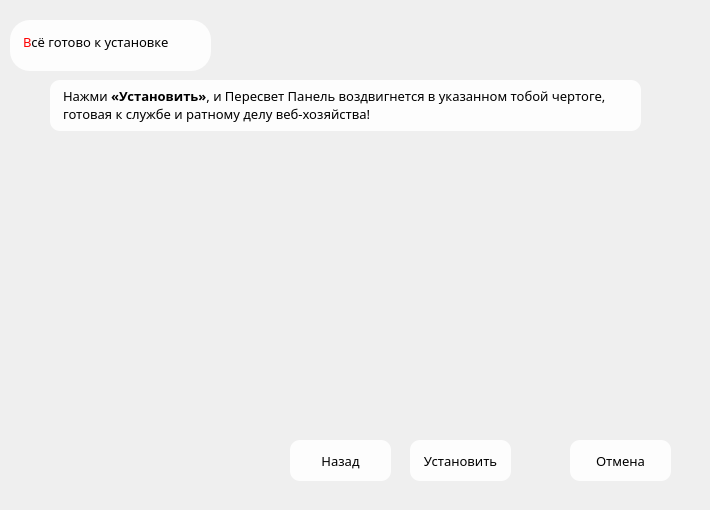
   <widget class="QWidget" name="page_6">
    <widget class="QLabel" name="main_text_11">
     <property name="geometry">
      <rect>
       <x>10</x>
       <y>20</y>
       <width>201</width>
       <height>51</height>
      </rect>
     </property>
     <property name="font">
      <font>
       <family>Monomakh Unicode</family>
       <pointsize>10</pointsize>
       <strikeout>false</strikeout>
      </font>
     </property>
     <property name="styleSheet">
      <string notr="true">QLabel {
        background-color: rgba(255, 255, 255, 230);
        color: black;
        padding: 10px;
        border-radius: 20px;
    }</string>
     </property>
     <property name="text">
      <string>&lt;html&gt;&lt;head/&gt;&lt;body&gt;&lt;p&gt;&lt;span style=&quot; color:#ff0000;&quot;&gt;В&lt;/span&gt;&lt;span style=&quot; color:#000000;&quot;&gt;сё готово к установке&lt;/span&gt;&lt;/p&gt;&lt;/body&gt;&lt;/html&gt;</string>
     </property>
     <property name="alignment">
      <set>Qt::AlignLeading|Qt::AlignLeft|Qt::AlignTop</set>
     </property>
     <property name="wordWrap">
      <bool>true</bool>
     </property>
    </widget>
    <widget class="QLabel" name="main_text_10">
     <property name="geometry">
      <rect>
       <x>50</x>
       <y>80</y>
       <width>591</width>
       <height>51</height>
      </rect>
     </property>
     <property name="font">
      <font>
       <family>Monomakh Unicode</family>
       <pointsize>9</pointsize>
       <strikeout>false</strikeout>
      </font>
     </property>
     <property name="styleSheet">
      <string notr="true">QLabel {
        background-color: rgba(255, 255, 255, 230);
        color: black;
		padding-left:10px;
        border-radius: 10px;
    }</string>
     </property>
     <property name="text">
      <string>&lt;html&gt;&lt;head/&gt;&lt;body&gt;&lt;p&gt;&lt;span style=&quot; font-size:10pt;&quot;&gt;Нажми &lt;/span&gt;&lt;span style=&quot; font-size:10pt; font-weight:600;&quot;&gt;«Установить»&lt;/span&gt;&lt;span style=&quot; font-size:10pt;&quot;&gt;, и Пересвет Панель воздвигнется в указанном тобой чертоге, готовая к службе и ратному делу веб-хозяйства!&lt;/span&gt;&lt;/p&gt;&lt;/body&gt;&lt;/html&gt;</string>
     </property>
     <property name="alignment">
      <set>Qt::AlignLeading|Qt::AlignLeft|Qt::AlignVCenter</set>
     </property>
     <property name="wordWrap">
      <bool>true</bool>
     </property>
    </widget>
    <widget class="QPushButton" name="cancle6">
     <property name="geometry">
      <rect>
       <x>570</x>
       <y>440</y>
       <width>101</width>
       <height>41</height>
      </rect>
     </property>
     <property name="font">
      <font>
       <family>Molodo-font</family>
       <pointsize>10</pointsize>
      </font>
     </property>
     <property name="styleSheet">
      <string notr="true">QPushButton {
        background-color: rgba(255, 255, 255, 230);
        color: black;
        padding: 10px;
        border-radius: 10px;
    }
QPushButton:hover {
    background-color: rgba(230, 230, 230, 230);
}
QPushButton:pressed {
    background-color: rgba(200, 200, 200, 230);
}</string>
     </property>
     <property name="text">
      <string>Отмена</string>
     </property>
    </widget>
    <widget class="QPushButton" name="install">
     <property name="geometry">
      <rect>
       <x>410</x>
       <y>440</y>
       <width>101</width>
       <height>41</height>
      </rect>
     </property>
     <property name="font">
      <font>
       <family>Molodo-font</family>
       <pointsize>10</pointsize>
      </font>
     </property>
     <property name="styleSheet">
      <string notr="true">QPushButton {
        background-color: rgba(255, 255, 255, 230);
        color: black;
        padding: 10px;
        border-radius: 10px;
    }
QPushButton:hover {
    background-color: rgba(230, 230, 230, 230);
}
QPushButton:pressed {
    background-color: rgba(200, 200, 200, 230);
}</string>
     </property>
     <property name="text">
      <string>Установить</string>
     </property>
    </widget>
    <widget class="QPushButton" name="back5">
     <property name="geometry">
      <rect>
       <x>290</x>
       <y>440</y>
       <width>101</width>
       <height>41</height>
      </rect>
     </property>
     <property name="font">
      <font>
       <family>Molodo-font</family>
       <pointsize>10</pointsize>
      </font>
     </property>
     <property name="styleSheet">
      <string notr="true">QPushButton {
        background-color: rgba(255, 255, 255, 230);
        color: black;
        padding: 10px;
        border-radius: 10px;
    }
QPushButton:hover {
    background-color: rgba(230, 230, 230, 230);
}
QPushButton:pressed {
    background-color: rgba(200, 200, 200, 230);
}</string>
     </property>
     <property name="text">
      <string>Назад</string>
     </property>
    </widget>
    <widget class="QLabel" name="icon6">
     <property name="geometry">
      <rect>
       <x>10</x>
       <y>400</y>
       <width>91</width>
       <height>91</height>
      </rect>
     </property>
     <property name="text">
      <string/>
     </property>
    </widget>
    <widget class="QLabel" name="background6">
     <property name="geometry">
      <rect>
       <x>0</x>
       <y>0</y>
       <width>701</width>
       <height>501</height>
      </rect>
     </property>
     <property name="minimumSize">
      <size>
       <width>0</width>
       <height>0</height>
      </size>
     </property>
     <property name="maximumSize">
      <size>
       <width>16777215</width>
       <height>16777215</height>
      </size>
     </property>
     <property name="text">
      <string/>
     </property>
    </widget>
    <zorder>background6</zorder>
    <zorder>main_text_11</zorder>
    <zorder>main_text_10</zorder>
    <zorder>cancle6</zorder>
    <zorder>install</zorder>
    <zorder>back5</zorder>
    <zorder>icon6</zorder>
   </widget>
